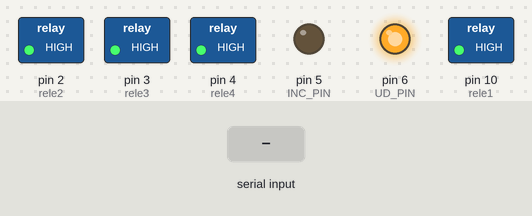
Bench run of a sketch on a simulated Arduino Uno, built with avr-gcc and run on an emulated ATmega328P. Shown: switched loads named in the sketch (green lamp = pin HIGH), output pins drawn as LEDs (lit = HIGH). The test bench sets the inputs (shaded band). Pins used as bus, display or sensor lines are not drawn.

Above: at 1.2 s.
1.3 s: "i" received over Serial
At 2.0 s:
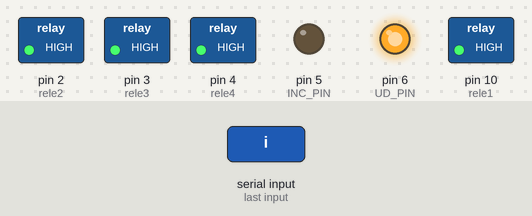
2.8 s: byte 100 ('d') received over Serial
At 4.0 s:
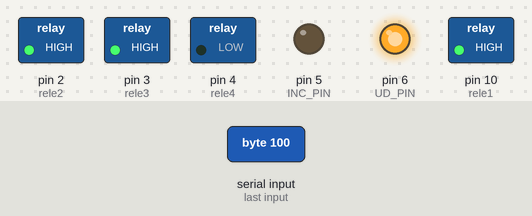
4.3 s: "I" received over Serial
At 5.5 s:
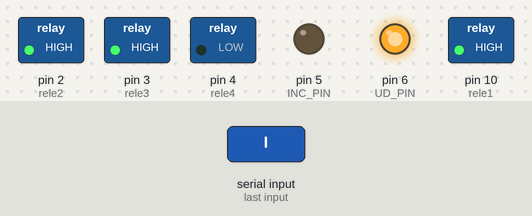
5.8 s: "a" received over Serial
At 6.3 s:
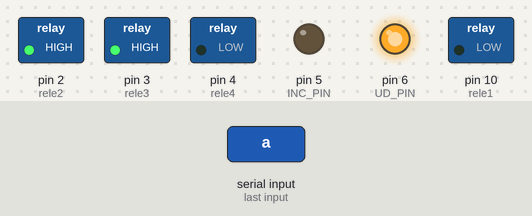
7.3 s: "s" received over Serial
At 7.8 s:
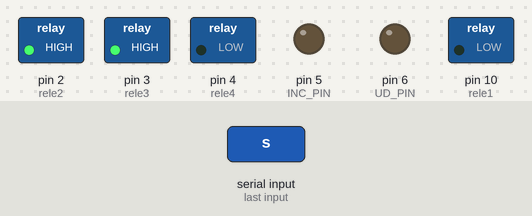
8.8 s: byte 68 ('D') received over Serial
At 9.8 s:
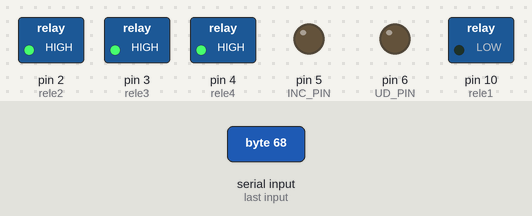
Timing chart, 0 to 11.3 s (numbered marks = the images above; inputs shaded):
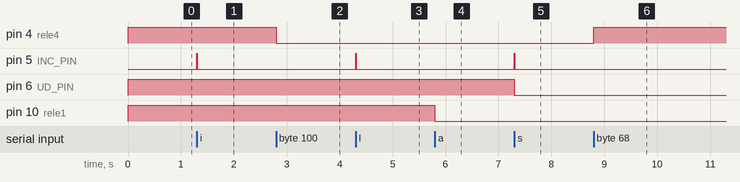

Measured:
- after the input at 1.3 s, pin 5 (INC_PIN): LOW → HIGH at once, → LOW 0.01 s later
- after the input at 2.8 s, pin 4 (rele4): HIGH → LOW at once
- after the input at 4.3 s, pin 5 (INC_PIN): LOW → HIGH at once, → LOW 0.01 s later
- after the input at 5.8 s, pin 10 (rele1): HIGH → LOW at once
- after the input at 7.3 s, pin 5 (INC_PIN): LOW → HIGH at once, → LOW 0.01 s later; pin 6 (UD_PIN): HIGH → LOW at once
- after the input at 8.8 s, pin 4 (rele4): LOW → HIGH at once

The sketch:

reles_pot-digital.ino
```cpp
//Acionamento de reles e potenciometro digital via Bluetooth
int valor = 0;  // Valor inicial
int valordoblue = -1;
int entrada = 0;
// Pinos dos reles 1-4
#define rele1 10 //definido a pinagem
#define rele2 2  //definido a pinagem
#define rele3 3  //definido a pinagem
#define rele4 4  //definido a pinagem

// Pinos do potenciômetro digital X9C103
#define INC_PIN  5      // Pino de incremento (INC)
#define UD_PIN   6      // Pino de direção (U/D)
#define CS_PIN   7      // Pino de seleção de chip (CS)

void setup()
{
  // Iniciar a Serial
  Serial.begin(9600); //Início da serial do bluetooth

  // Pinos dos reles 1-4
  pinMode(rele1, OUTPUT); //Ligando a saída dos reles
  pinMode(rele2, OUTPUT);
  pinMode(rele3, OUTPUT);
  pinMode(rele4, OUTPUT);
  digitalWrite(rele1, HIGH); //Garantir que os reles estejam desligados antes do comando
  digitalWrite(rele2, HIGH);
  digitalWrite(rele3, HIGH);
  digitalWrite(rele4, HIGH);

  // Pinos do potenciômetro digital X9C103
  pinMode(INC_PIN, OUTPUT);
  pinMode(UD_PIN, OUTPUT);
  pinMode(CS_PIN, OUTPUT);
  digitalWrite(UD_PIN, HIGH);
  digitalWrite(CS_PIN, LOW);

  // Incrementar o valor inicial
  for (int i = 0; i < valor; i++) {
    digitalWrite(INC_PIN, HIGH);
    delay(10);
    digitalWrite(INC_PIN, LOW);
    delay(10);
  }
  // Deselecionar o chip
  digitalWrite(CS_PIN, HIGH);
}

void loop() {
  // Funcionamento dos reles
  if (Serial.available() > 0) {
    valordoblue = Serial.read();
  }

  // Funcionamento do X9C103
  if (Serial.available()) {
    entrada = Serial.read();
    if (entrada == 'i' || entrada == 'I') {
      incrementar();
    } else if (entrada == 's' || entrada == 'S') {
      decrementar();
    }
  }

  // Funcionamento dos reles
  if (valordoblue == 'A' || valordoblue == 'a') {
    digitalWrite(rele1, valordoblue == 'A' ? HIGH : LOW);
  }

  if (valordoblue == 'B' || valordoblue == 'b') {
    digitalWrite(rele2, valordoblue == 'B' ? HIGH : LOW);
  }

  if (valordoblue == 'C' || valordoblue == 'c') {
    digitalWrite(rele3, valordoblue == 'C' ? HIGH : LOW);
  }

  if (valordoblue == 'D' || valordoblue == 'd') {
    digitalWrite(rele4, valordoblue == 'D' ? HIGH : LOW);
  }
}

// Funcionamento do X9C103
void incrementar() {
  digitalWrite(UD_PIN, HIGH);  // Configurar para incremento

  // Selecionar o chip
  digitalWrite(CS_PIN, LOW);

  // Incrementar o valor
  digitalWrite(INC_PIN, HIGH);
  delay(10);
  digitalWrite(INC_PIN, LOW);
  delay(10);

  // Deselecionar o chip
  digitalWrite(CS_PIN, HIGH);

  valor += 100;  // Atualizar o valor
}

void decrementar() {
  digitalWrite(UD_PIN, LOW);  // Configurar para decremento

  // Selecionar o chip
  digitalWrite(CS_PIN, LOW);

  // Decrementar o valor
  digitalWrite(INC_PIN, HIGH);
  delay(10);
  digitalWrite(INC_PIN, LOW);
  delay(10);

  // Deselecionar o chip
  digitalWrite(CS_PIN, HIGH);

  valor -= 100;  // Atualizar o valor
}
```
